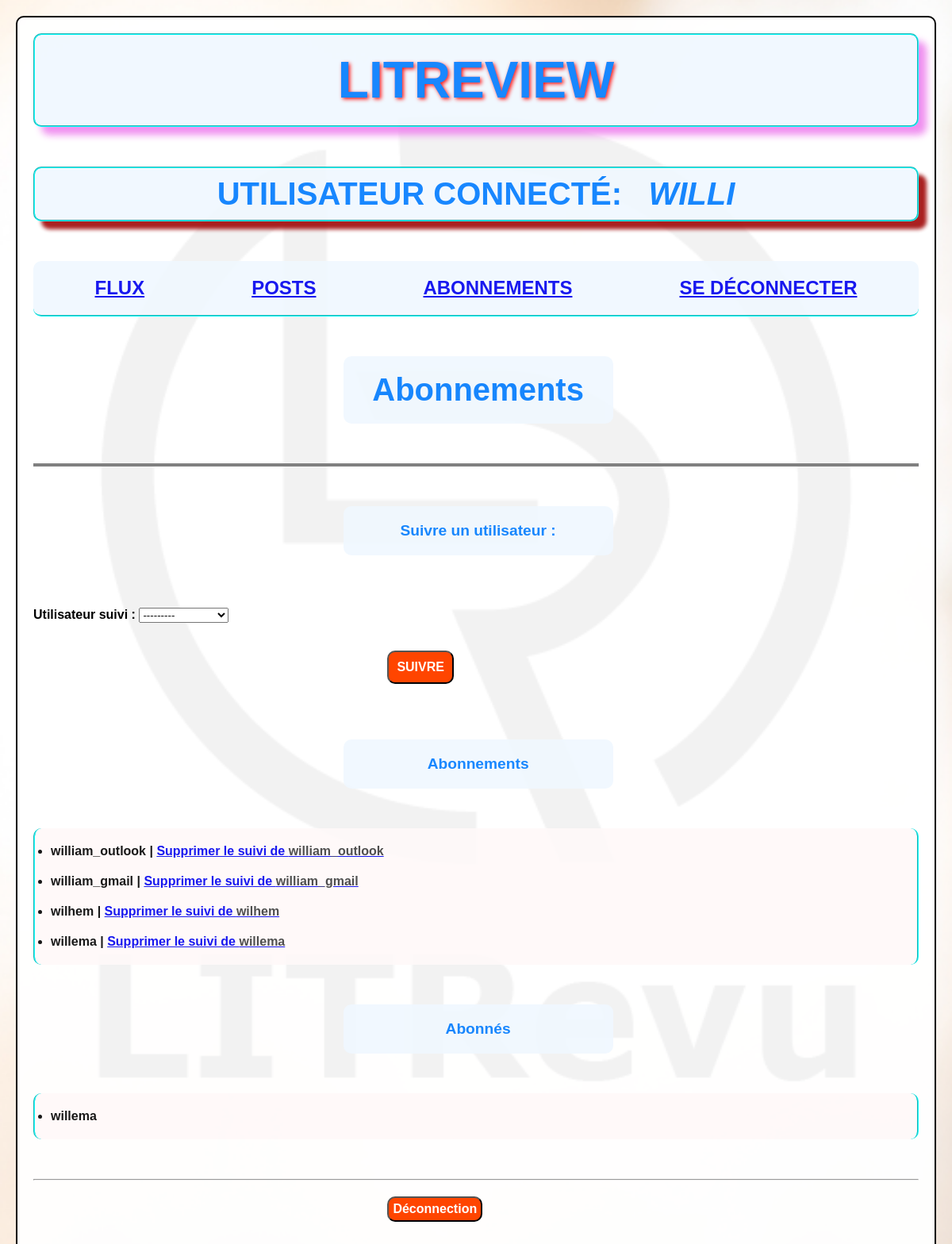
Page /follow/ (signed in) on the earlier database version.
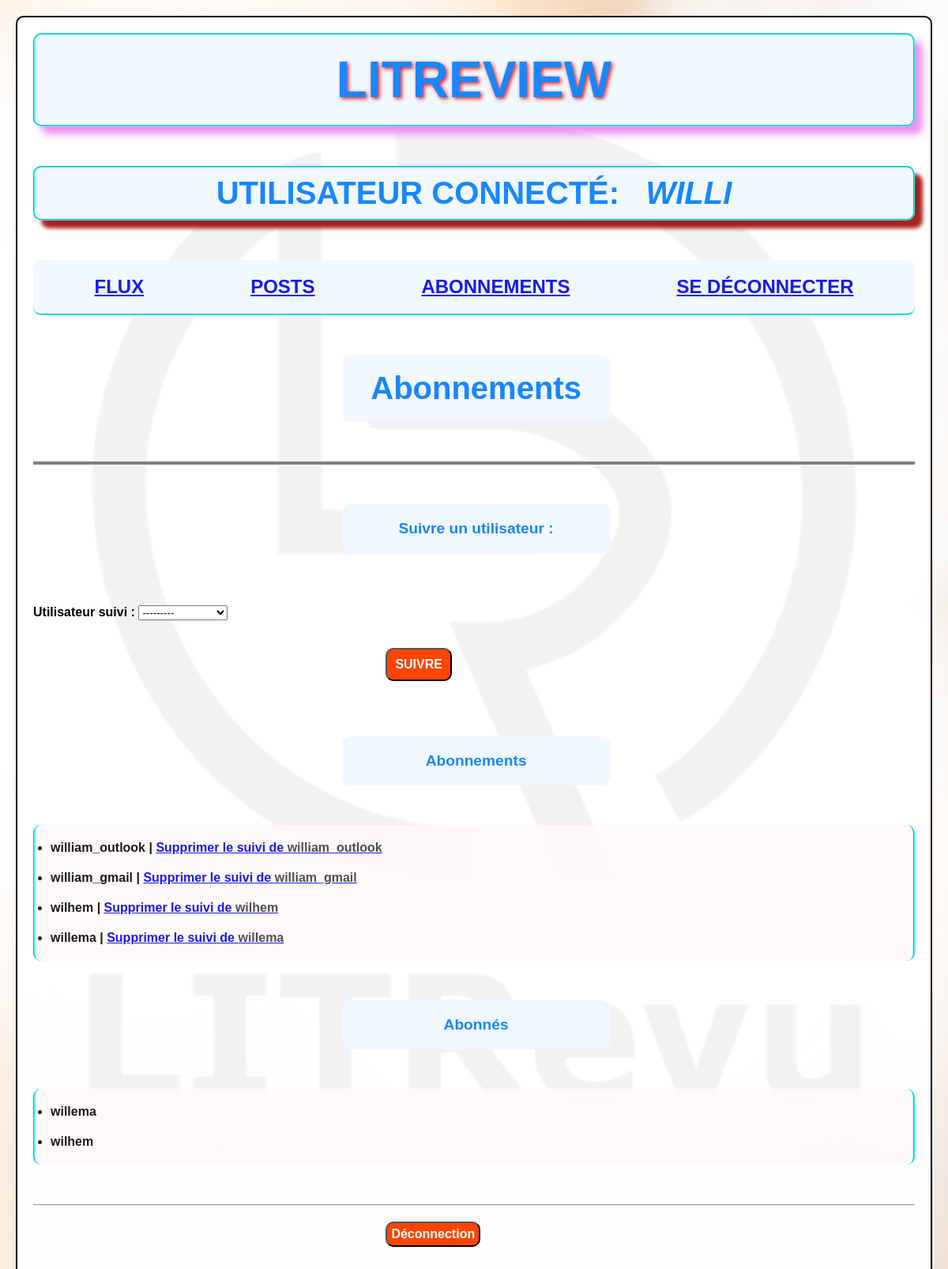
Same page on the later database version.
### followup/models.py (models this page shows, shortened)
class UserFollow(models.Model):
    user = models.ForeignKey(
        to=settings.AUTH_USER_MODEL,
        on_delete=models.CASCADE,
        related_name="followings",
        verbose_name="Utilisateur suiveur",
        )
    followed_user = models.ForeignKey(
        to=settings.AUTH_USER_MODEL,
        on_delete=models.CASCADE,
        related_name="followed_by",
        verbose_name="Utilisateur suivi"
        )
    class Meta:
        unique_together = ("user", "followed_user", )
        verbose_name = "Relation de suivi"
        verbose_name_plural = "Relations de suivi"

### authentification/models.py (models this page shows)
class LitRevuUser(AbstractUser):
    class Meta:
        verbose_name = "Utilisateur de LITRevu"
        verbose_name_plural = "Utilisateurs de LITRevu"
    def __str__(self):
        return self.username

### followup/views.py (the view, shortened to what this page needs)
# urls.py: path("", UserFollowView.as_view(), name="follow"),
class UserFollowView(LoginRequiredMixin, CreateView):
    model = UserFollow
    template_name = "followup/userfollow.html"
    fields = ["followed_user", ]
    def get_context_data(self, **kwargs):
        context = super().get_context_data(**kwargs)
        followed_users = UserFollow.objects.filter(user=self.request.user).exclude(followed_user=self.request.user)
        users_following = UserFollow.objects.filter(followed_user=self.request.user).exclude(user=self.request.user)
        context.update(
            {
                "followed_users": followed_users,
                "users_following": users_following,
            }
                    )
        return context

### followup/templates/followup/userfollow.html (shortened to what this page needs)
{% extends "base.html" %}
{% block content %}
    <h2 class="subcription-titles">Abonnements</h2>
    <hr class="hr-1">
    <h4 class="subcription-titles">Suivre un utilisateur : </h4>
    <form method="post" class="form-body">
        {{ form.as_p }}
        <input type="submit" value="Suivre" class="button-1">
    </form>
    <h4 class="subcription-titles">Abonnements</h4>
    <ul class="follow-users-list">
        {%  for user_follow in followed_users %}
        <li>{{ user_follow.followed_user }} | <a href="{% url 'follow:unfollow' user_follow.pk %}">Supprimer le suivi de <span style="color: rgb(61, 61, 61);">{{ user_follow.followed_user }}</span></a></li>
        {% endfor %}
    </ul>
    <h4 class="subcription-titles">Abonnés</h4>
    <ul class="follow-users-list">
        {%  for user_follow in users_following %}
        <li>{{ user_follow.user }}</li>
        {% endfor %}
    </ul>
{% endblock %}

Differences in the rows shown:
added UserFollow: user "wilhem", shown under "Abonnés"
